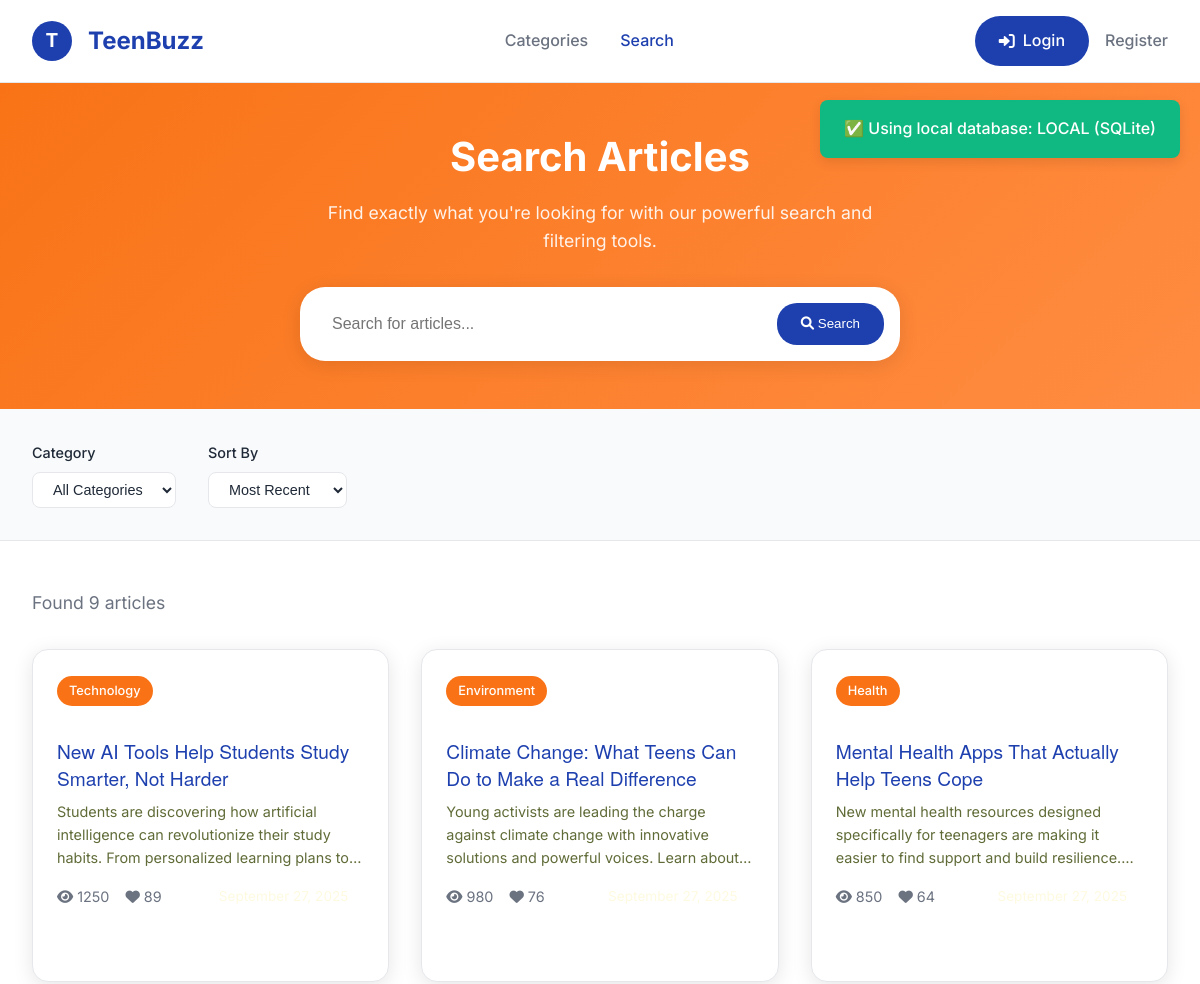
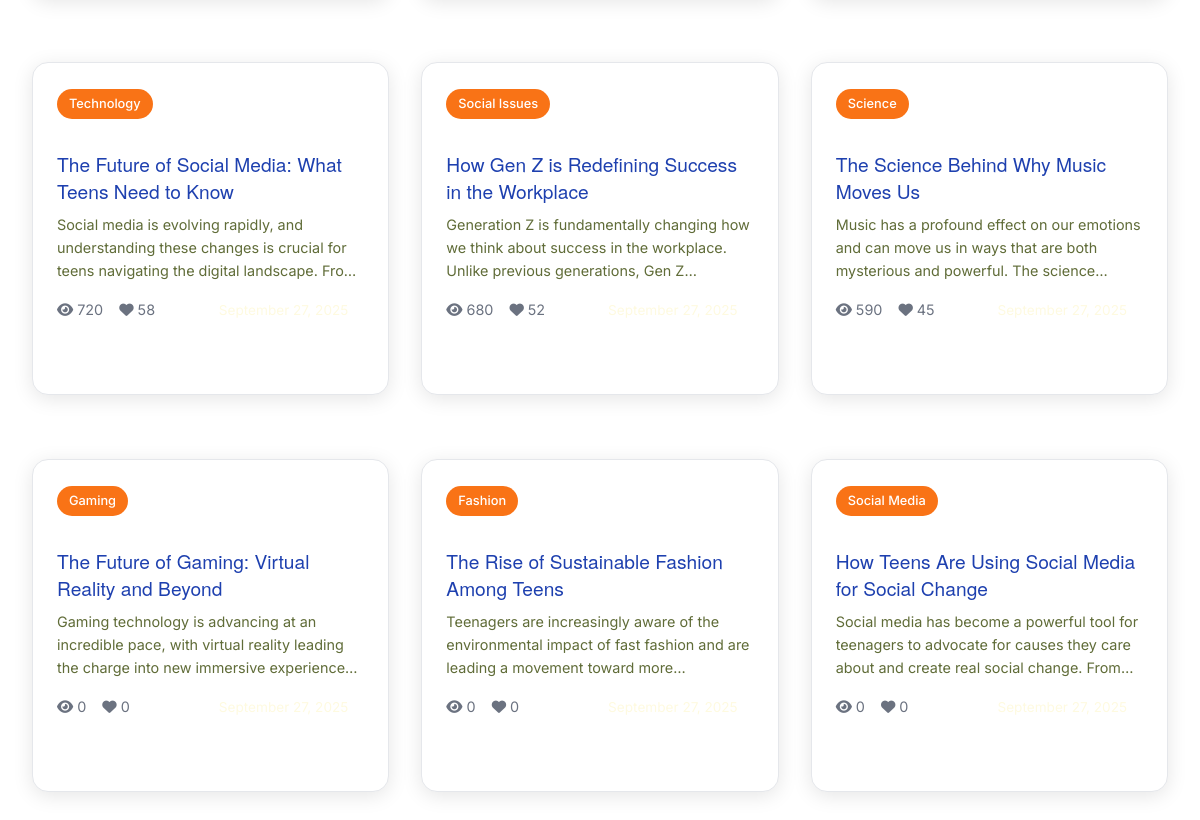
Before: /search with the older database file (2 pictures, top to bottom).
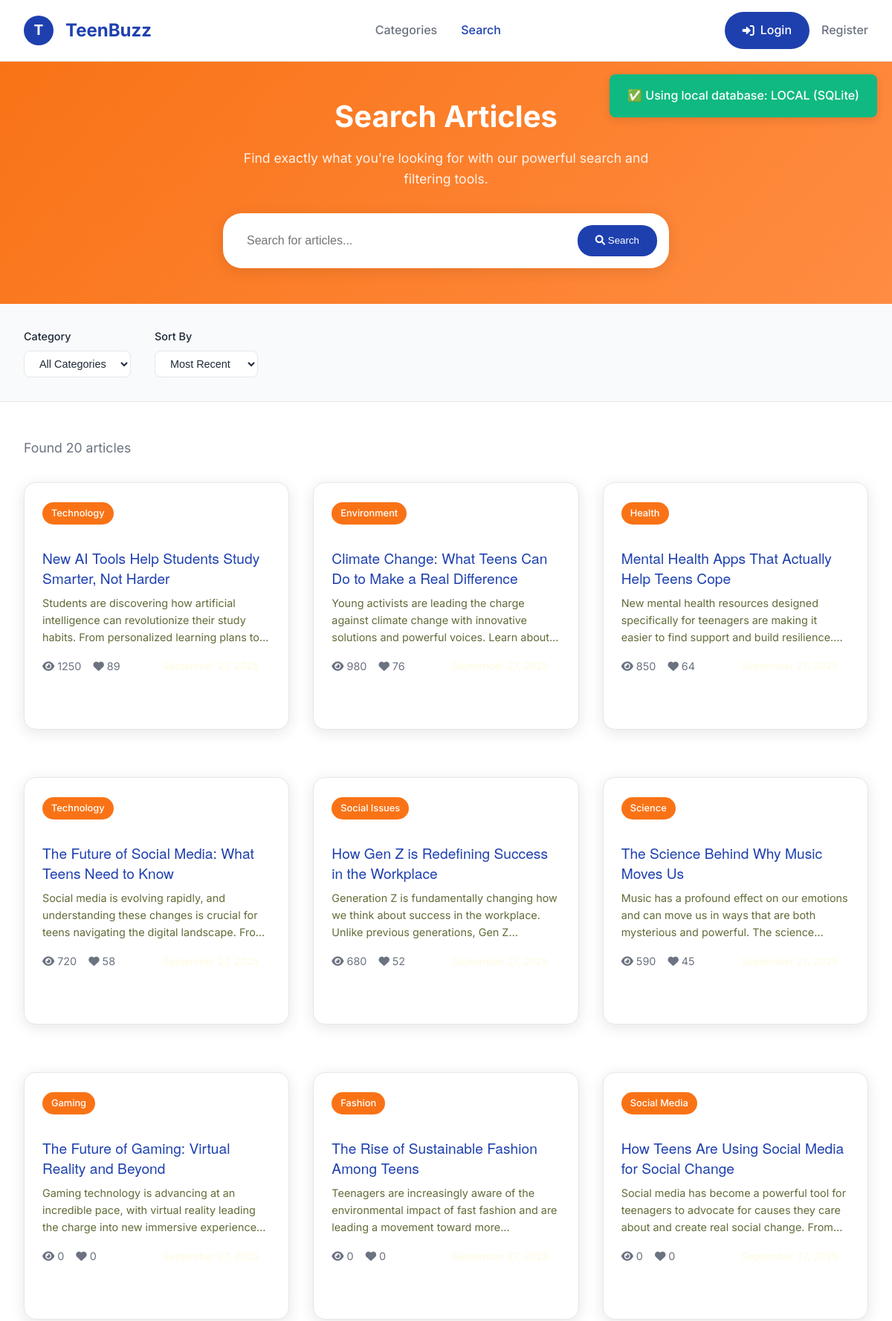
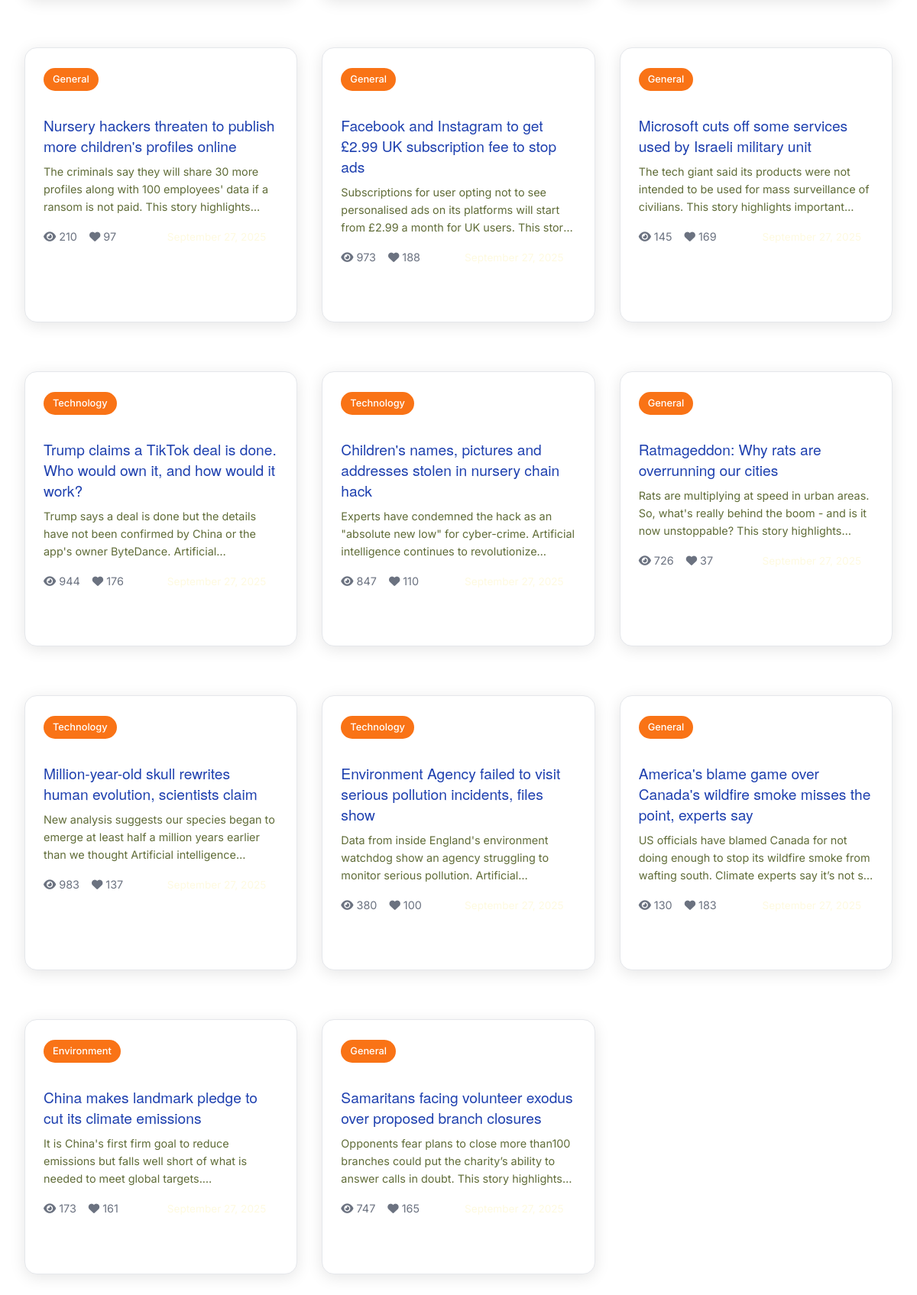
After: the same page with the newer database file (2 pictures, top to bottom).
### tables this page shows
CREATE TABLE articles (
            id INTEGER PRIMARY KEY AUTOINCREMENT,
            headline TEXT NOT NULL,
            content TEXT NOT NULL,
            category TEXT NOT NULL,
            source TEXT,
            url TEXT,
            created_at TIMESTAMP DEFAULT CURRENT_TIMESTAMP,
            updated_at TIMESTAMP DEFAULT CURRENT_TIMESTAMP,
            drawn_by_user_id TEXT,
            publish_date DATE,
            tags TEXT,
            views INTEGER DEFAULT 0,
            likes INTEGER DEFAULT 0,
            FOREIGN KEY (drawn_by_user_id) REFERENCES users(id)
        );

### app_with_auth.py (the view, shortened to what this page needs)
@app.route('/search')
def search_articles():
    query = request.args.get('q', '')
    category = request.args.get('category', '')
    try:
        articles = get_articles_from_db(limit=20)
        print(f"DEBUG: Found {len(articles)} articles from database")
        flash(f'✅ Using local database: {get_database_status()}', 'success')
        if category:
            articles = [a for a in articles if a.get('category') == category]
        return render_template('search.html',
                             articles=articles,
                             query=query,
                             category=category,
                             total_results=len(articles),
                             format_date=format_date)
    except Exception as e:
        print(f"Error in search route: {e}")
        return render_template('search.html', articles=[], query=query, category=category, format_date=format_date)

### app_with_auth.py (called while the page is built)
def format_date(date_string):
    try:
        if isinstance(date_string, str):
            date_obj = datetime.fromisoformat(date_string.replace('Z', '+00:00'))
        else:
            date_obj = date_string
        return date_obj.strftime('%B %d, %Y')
    except:
        return 'Recent'

def get_articles_from_db(limit=20):
    try:
        db = get_database()
        if not db:
            return []
        articles = db.select('articles', limit=limit)
        return articles
    except Exception as e:
        print(f"Error fetching articles: {e}")
        return []

@app.context_processor
def inject_user():
    return {
        'current_user': get_current_user(),
        'is_authenticated': is_authenticated(),
        'is_admin': is_admin()
    }

### auth_system_enhanced.py (called while the page is built, shortened)
def get_current_user():
    return auth_manager.get_current_user()

def is_authenticated():
    return auth_manager.is_authenticated()

def is_admin():
    return auth_manager.is_admin()

    def get_current_user(self):
        if not session.get('is_authenticated'):
            return None

    def is_authenticated(self):
        return session.get('is_authenticated', False)

    def is_admin(self):
        return session.get('is_admin', False)

### database_manager.py (called while the page is built, shortened)
def get_database():
    toggle = DatabaseToggle()
    return toggle.get_database()

def get_database_status():
    toggle = DatabaseToggle()
    return toggle.get_status()

    def connect(self):
        self.conn = sqlite3.connect(self.db_path)
        self.conn.row_factory = sqlite3.Row  # Enable column access by name
        return self

    def execute_query(self, query: str, params: tuple = ()) -> List[Dict[str, Any]]:
        if not self.conn:
            self.connect()
        cursor = self.conn.cursor()
        cursor.execute(query, params)
        columns = [description[0] for description in cursor.description] if cursor.description else []
        results = [dict(zip(columns, row)) for row in cursor.fetchall()]
        self.conn.commit()
        return results

    def select(self, table: str, columns: str = '*', where: str = '', params: tuple = (), limit: int = None) -> List[Dict[str, Any]]:
        query = f"SELECT {columns} FROM {table}"
        if where:
            query += f" WHERE {where}"
        if limit:
            query += f" LIMIT {limit}"
        return self.execute_query(query, params)

    def load_config(self):
        if os.path.exists(self.config_file):
            with open(self.config_file, 'r') as f:
                self.config = json.load(f)

### templates/search.html (shortened to what this page needs)
{% extends "base.html" %}
{% block content %}
    <section class="search-hero">
        <div class="container">
            <h1>Search Articles</h1>
            <p>Find exactly what you're looking for with our powerful search and filtering tools.</p>
            <form action="{{ url_for('search_articles') }}" method="GET" class="search-form">
                <input type="text" name="q" placeholder="Search for articles..." value="{{ query or '' }}">
                <button type="submit">
                    <i class="fas fa-search"></i>
                    Search
                </button>
            </form>
        </div>
    </section>
    <section class="filters-section">
        <div class="filters-container">
            <div class="filter-group">
                <label class="filter-label">Category</label>
                <select class="filter-select" onchange="filterByCategory(this.value)">
                    <option value="">All Categories</option>
                </select>
            </div>
            <div class="filter-group">
                <label class="filter-label">Sort By</label>
                <select class="filter-select" onchange="sortResults(this.value)">
                    <option value="recent">Most Recent</option>
                </select>
            </div>
        </div>
    </section>
    <section class="results-section">
        <div class="results-header">
            <div class="results-count">
                {% if articles %}
                    Found {{ total_results or articles|length }} article{{ 's' if (total_results or articles|length) != 1 else '' }}
                {% else %}
                    No articles found
                {% endif %}
            </div>
        </div>
        {% if articles %}
            <div class="articles-grid">
                {% for article in articles %}
                <article class="article-card">
                    <div class="article-content">
                        <span class="article-category">{{ article.category }}</span>
                        <h3 class="article-title">
                            <a href="{{ url_for('view_article', article_id=article.id) }}" class="read-more">
                                {{ article.headline }}
                            </a>
                        </h3>
                        <p class="article-excerpt">
                            {{ article.content[:150] }}{% if article.content|length > 150 %}...{% endif %}
                        </p>
                        <div class="article-meta">
                            <div class="article-stats">
                                <div class="stat">
                                    <i class="fas fa-eye"></i>
                                    <span>{{ article.views or 0 }}</span>
                                </div>
                                <div class="stat">
                                    <i class="fas fa-heart"></i>
                                    <span>{{ article.likes or 0 }}</span>
                                </div>
                            </div>
                            <div class="article-date">
                            </div>
                        </div>
                    </div>
                </article>
                {% endfor %}
            </div>
        {% endif %}
    </section>
{% endblock %}

### templates/base.html (shortened to what this page needs)
<!DOCTYPE html>
<html lang="en">
<head>
    <link rel="stylesheet" href="{{ url_for('static', filename='css/style.css') }}">
    <link rel="stylesheet" href="https://cdnjs.cloudflare.com/ajax/libs/font-awesome/6.0.0/css/all.min.css">
</head>
<body>
    <header class="header">
        <nav class="nav">
            <a href="{{ url_for('home') }}" class="logo">
                <div class="logo-icon">T</div>
                <span class="logo-text">TeenBuzz</span>
            </a>
            <div class="nav-menu">
                <a href="{{ url_for('categories') }}" class="nav-link {% if request.endpoint == 'categories' %}active{% endif %}">Categories</a>
                <a href="{{ url_for('search_articles') }}" class="nav-link {% if request.endpoint == 'search_articles' %}active{% endif %}">Search</a>
            </div>
            <div class="user-actions">
                {% if is_authenticated %}
                    <a href="{{ url_for('user_profile') }}" class="profile-btn">
                        <i class="fas fa-user"></i>
                        {{ current_user.username if current_user else 'Profile' }}
                    </a>
                    <a href="{{ url_for('logout') }}" class="nav-link">
                        <i class="fas fa-sign-out-alt"></i>
                        Logout
                    </a>
                {% else %}
                    <a href="{{ url_for('login') }}" class="login-btn">
                        <i class="fas fa-sign-in-alt"></i>
                        Login
                    </a>
                    <a href="{{ url_for('register') }}" class="nav-link">Register</a>
                {% endif %}
            </div>
        </nav>
    </header>
    <div class="flash-messages" id="flash-messages">
        {% with messages = get_flashed_messages(with_categories=true) %}
            {% if messages %}
                {% for category, message in messages %}
                    <div class="flash-message flash-{{ category }}" onclick="this.remove()">
                        {{ message }}
                    </div>
                {% endfor %}
            {% endif %}
        {% endwith %}
    </div>
    <main class="main-content">
        {% block content %}{% endblock %}
    </main>
</body>
</html>

### static/css/style.css (style rules this page uses)
:root { --primary-color: #606c38; --secondary-color: #283618; --bg-primary: #fefae0; --accent-color: #dda15e; --highlight-color: #bc6c25; --text-primary: #283618; --text-secondary: #606c38; --text-light: #fefae0; --success-color: #28a745; --danger-color: #dc3545; --warning-color: #ffc107; --info-color: #17a2b8; --shadow-light: 0 2px 10px rgba(0,0,0,0.1); --shadow-medium: 0 4px 20px rgba(0,0,0,0.15); --shadow-heavy: 0 8px 30px rgba(0,0,0,0.2); --border-radius: 16px; --border-radius-small: 10px; --transition: all 0.3s ease; }
* { margin: 0; padding: 0; box-sizing: border-box; }
body { font-family: 'Helvetica Neue', Helvetica, Arial, sans-serif; line-height: 1.6; color: var(--text-primary); background-color: var(--bg-primary); }
.container { max-width: 1200px; margin: 0 auto; padding: 0 20px; }
h1, h2, h3, h4 { font-weight: 600; line-height: 1.3; }
h1 { font-size: 2.5rem; }
h3 { font-size: 1.5rem; }
.header { background: var(--bg-primary); border-bottom: 2px solid var(--primary-color); box-shadow: none; }
.nav { display: flex; justify-content: space-between; align-items: center; padding: 1rem 0; }
.nav-menu { display: flex; align-items: center; gap: 2rem; }
.nav-link { text-decoration: none; color: var(--text-secondary); font-weight: 500; transition: var(--transition); }
.nav-link:hover, .nav-link.active { color: var(--primary-color); }
.articles-grid { display: grid; grid-template-columns: repeat(auto-fit, minmax(300px, 1fr)); gap: 2rem; margin-bottom: 3rem; }
.article-card, .trending-card { background: var(--bg-primary); border-radius: var(--border-radius); box-shadow: var(--shadow-light); overflow: hidden; margin-bottom: 2rem; }
.article-card h3, .trending-card h3 { font-family: 'Helvetica Neue', Helvetica, Arial, sans-serif; font-size: 1.2rem; color: var(--primary-color); margin: 1rem 0 0.5rem 0; font-weight: 700; }
.article-card p, .trending-card p { display: none; }
.article-meta { display: flex; gap: 1rem; margin-bottom: 1rem; flex-wrap: wrap; }
.article-category { background: var(--primary-color); color: white; padding: 4px 12px; border-radius: 20px; font-size: 0.8rem; font-weight: 500; }
.article-date, .article-source { color: var(--text-light); font-size: 0.85rem; margin-right: 1rem; }
.article-card .article-excerpt { color: var(--text-secondary); font-size: 0.9rem; line-height: 1.6; display: -webkit-box; -webkit-line-clamp: 3; -webkit-box-orient: vertical; overflow: hidden; }
.article-content { font-size: 1.1rem; line-height: 1.7; margin-bottom: 2rem; }
.flash-messages { position: fixed; top: 20px; right: 20px; z-index: 1000; max-width: 400px; }
.flash-message { padding: 1rem 1.5rem; margin-bottom: 1rem; border-radius: var(--border-radius-small); box-shadow: var(--shadow-medium); display: flex; align-items: center; justify-content: space-between; gap: 0.5rem; animation: slideIn 0.3s ease; position: relative; min-width: 300px; font-weight: 500; }

Changed rows visible on the page:
added articles: category "General", headline "Nursery hackers threaten to publish more children's profiles online", content "The criminals say they will share 30 more profiles along with 100 employees' data if a ransom is not paid. This story…", views "210", likes "97"
added articles: category "General", headline "Facebook and Instagram to get £2.99 UK subscription fee to stop ads", content "Subscriptions for user opting not to see personalised ads on its platforms will start from £2.99 a month for UK users. This…", views "973", likes "188"
added articles: category "General", headline "Microsoft cuts off some services used by Israeli military unit", content "The tech giant said its products were not intended to be used for mass surveillance of civilians. This story highlights…", views "145", likes "169"
added articles: category "Technology", headline "Trump claims a TikTok deal is done. Who would own it, and how would it work?", content "Trump says a deal is done but the details have not been confirmed by China or the app's owner ByteDance.…", views "944", likes "176"
added articles: category "Technology", headline "Children's names, pictures and addresses stolen in nursery chain hack", content "Experts have condemned the hack as an \"absolute new low\" for cyber-crime. Artificial intelligence continues to…", views "847", likes "110"
added articles: category "General", headline "Ratmageddon: Why rats are overrunning our cities", content "Rats are multiplying at speed in urban areas. So, what's really behind the boom - and is it now unstoppable? This story…", views "726", likes "37"
added articles: category "Technology", headline "Million-year-old skull rewrites human evolution, scientists claim", content "New analysis suggests our species began to emerge at least half a million years earlier than we thought Artificial…", views "983", likes "137"
added articles: category "Technology", headline "Environment Agency failed to visit serious pollution incidents, files show", content "Data from inside England's environment watchdog show an agency struggling to monitor serious pollution.…", views "380", likes "100"
added articles: category "General", headline "America's blame game over Canada's wildfire smoke misses the point, experts say", content "US officials have blamed Canada for not doing enough to stop its wildfire smoke from wafting south. Climate experts say it’s not…", views "130", likes "183"
added articles: category "Environment", headline "China makes landmark pledge to cut its climate emissions", content "It is China's first firm goal to reduce emissions but falls well short of what is needed to meet global…", views "173", likes "161"
added articles: category "General", headline "Samaritans facing volunteer exodus over proposed branch closures", content "Opponents fear plans to close more than100 branches could put the charity’s ability to answer calls in doubt. This story…", views "747", likes "165"
Other visible differences:
{{ total_results or articles|length }}: "9" → "20"
